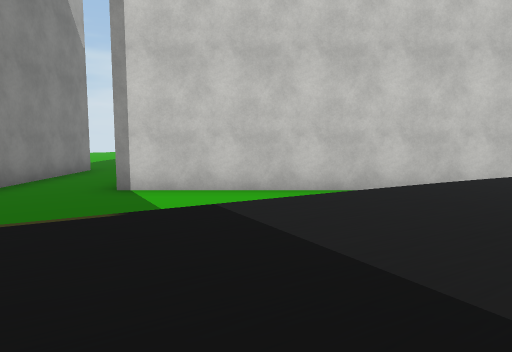
view 1 (above)

17 first-person views from a walk through a scene from a Unity 3-D project. The camera is 1.2 m above the floor, tilts 6° down and sees 70° across. The floor is counted in squares, 2 m on a side. Each view is taken from the middle of a square. On the plan, view 1 faces up. The plan holds only what a view shows up to about 10 squares ahead; the rest is blank. The place goes on beyond the plan. Some surface patterns are stand-ins.

view 2
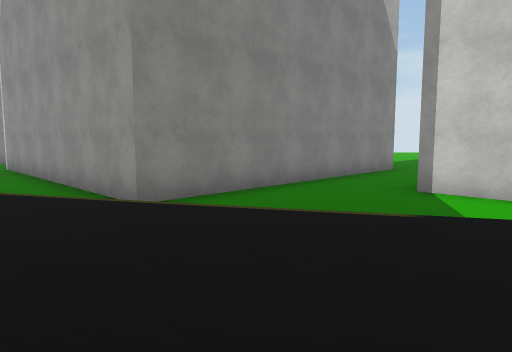

view 3
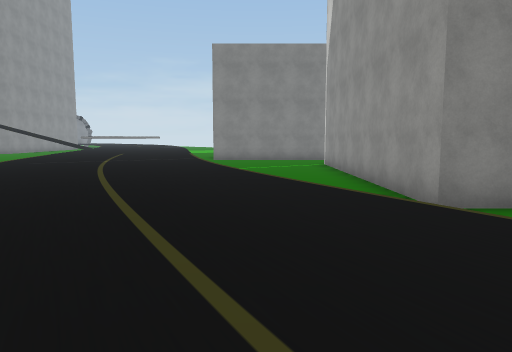

view 4
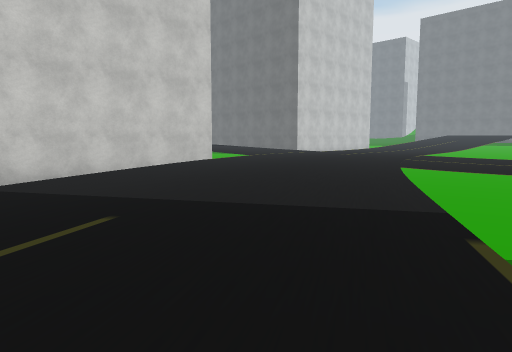

view 5
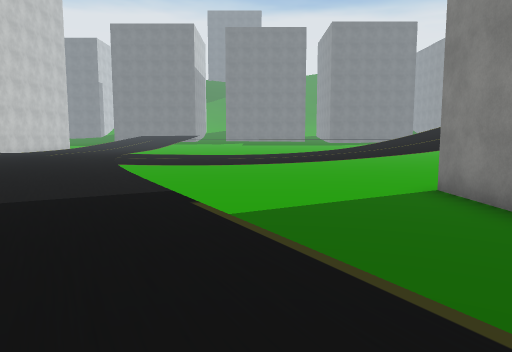

view 6
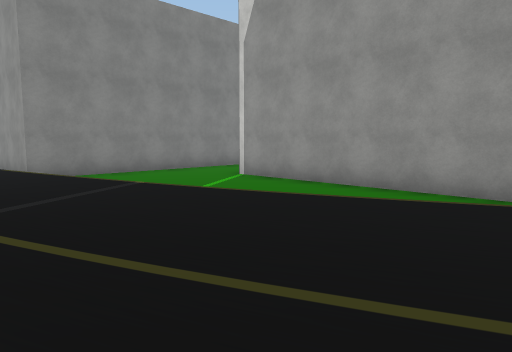

view 7
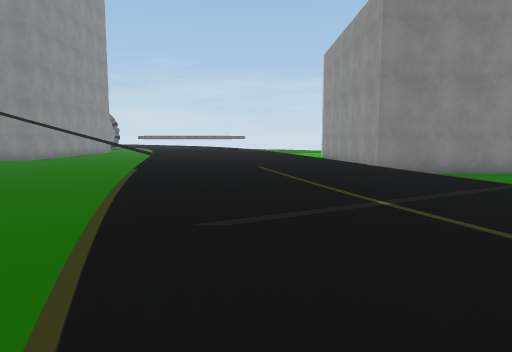

view 8
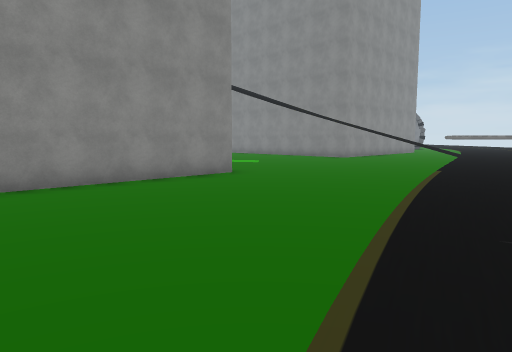

view 9
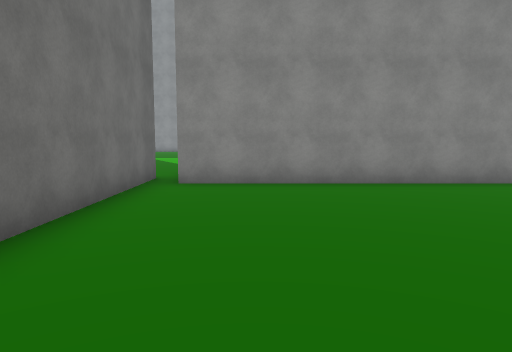

view 10
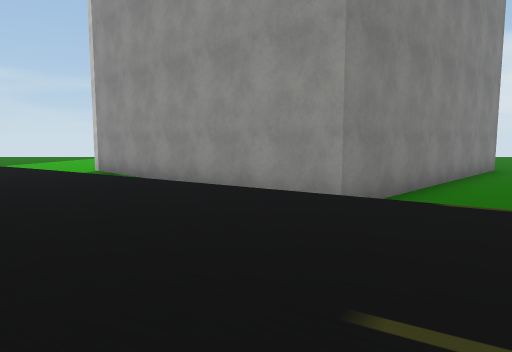

view 11
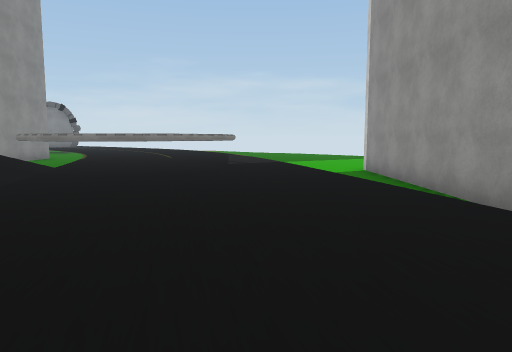

view 12
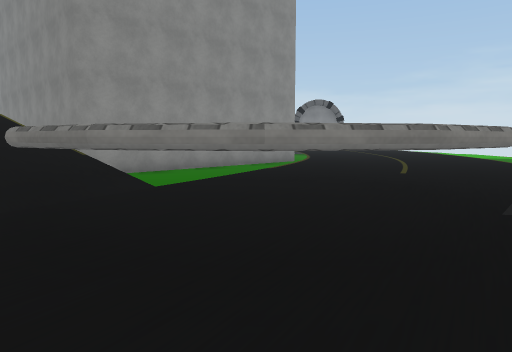

view 13
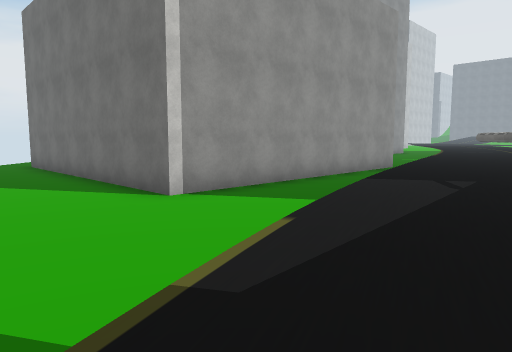

view 14
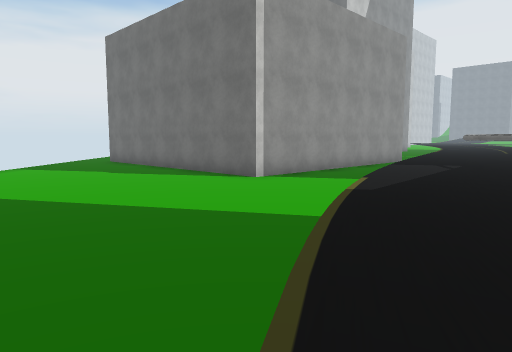

view 15
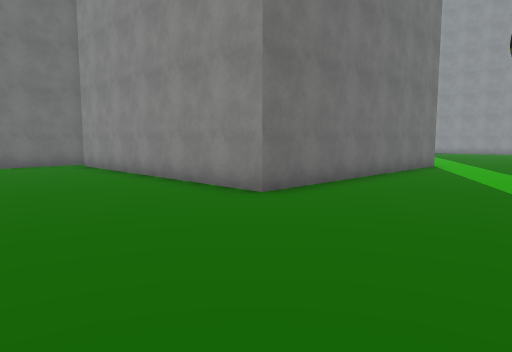

view 16
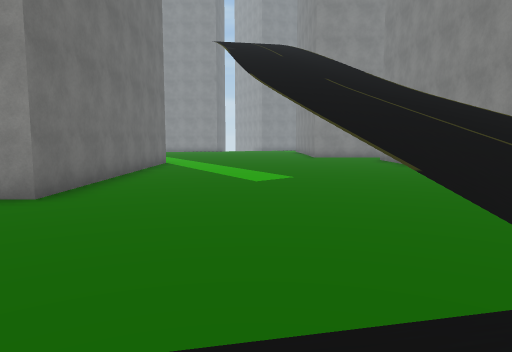

view 17
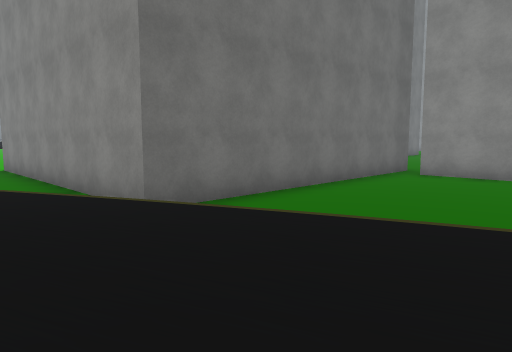

### Floor plan
Key: @ floor where view 1 was taken; # wall or solid block; . main floor; : floor 0.75 m higher than the main floor; / step, stairs or slope; = window, fence, low wall or low ledge.
Columns run from 30 left of view 1 to 9 right of it. Each row starts with its distance up from view 1.
  7                          #..########
  6               #          #......  .=
  5               #.         #.......=:::
  4      .#       #.         #.....=:::::::
  3   .. .#       #. #########...=:::::::::
  2   ....#       #..........  /::::::::::::
  1   ....#       #.........../:::::::::==::
  0  .....#       #....    ./:::::@:::=..:::
 -1  .....##      #.    .=::::::::::=....::
 -2  ......########...=::::::::::::......::
 -3  ............==::::::::::::  /.......::
 -4  ........=/::::::::::::::::=  .......//
 -5 ......=::::::::::::::::::=...........//
 -6 ...=::::####::::::::::=.  .########..//
 -7  =::::::#::#::::::==.......#
 -8 /:::::::#::#::=/...........#
 -9   ::::::#:=#/#.............#
-10    :::/=. ///..............#
-11         .  ................#
-12       ...  ................#
-13       ...  .......########.#
-14        .. ........#
-15        ## ........#
-16           ........#
-17           ........#
-18                ...#
-19                ..

Positions as (right, up) in squares from view 1, and headings:
1: (0, 0), facing up
2: (0, 0), facing up-left
3: (0, 0), facing left
4: (-1, -2), facing up-right
5: (-2, -2), facing right
6: (-6, -4), facing up-left
7: (-6, -5), facing left
8: (-6, -5), facing down-left
9: (-6, -5), facing down
10: (-13, -6), facing up-left
11: (-13, -5), facing left
12: (-18, -5), facing down-left
13: (-27, -7), facing up-right
14: (-30, -8), facing up-right
15: (-17, -8), facing down-right
16: (-16, -7), facing down
17: (-8, -3), facing down-right
